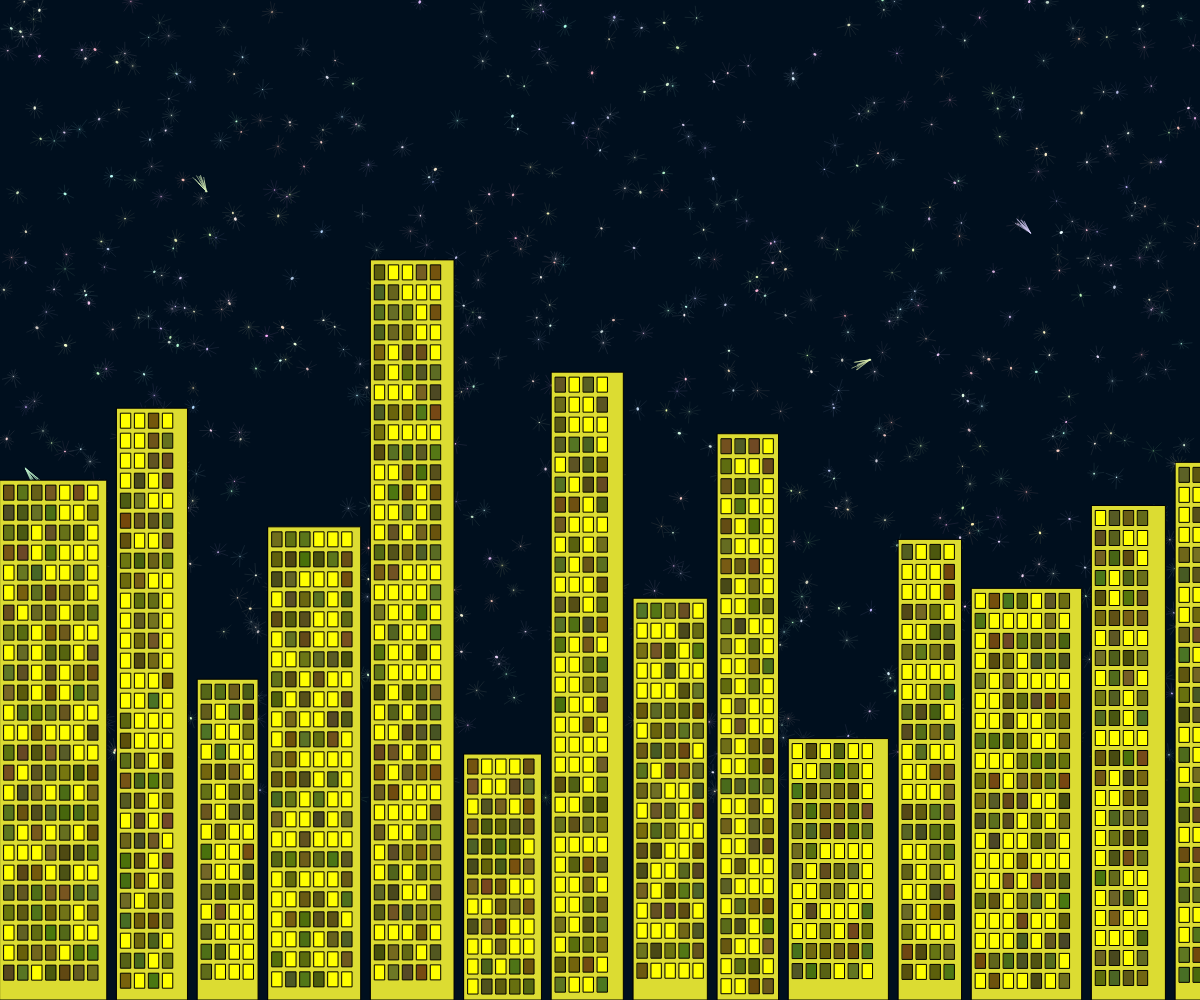
Frame 1 (no input)
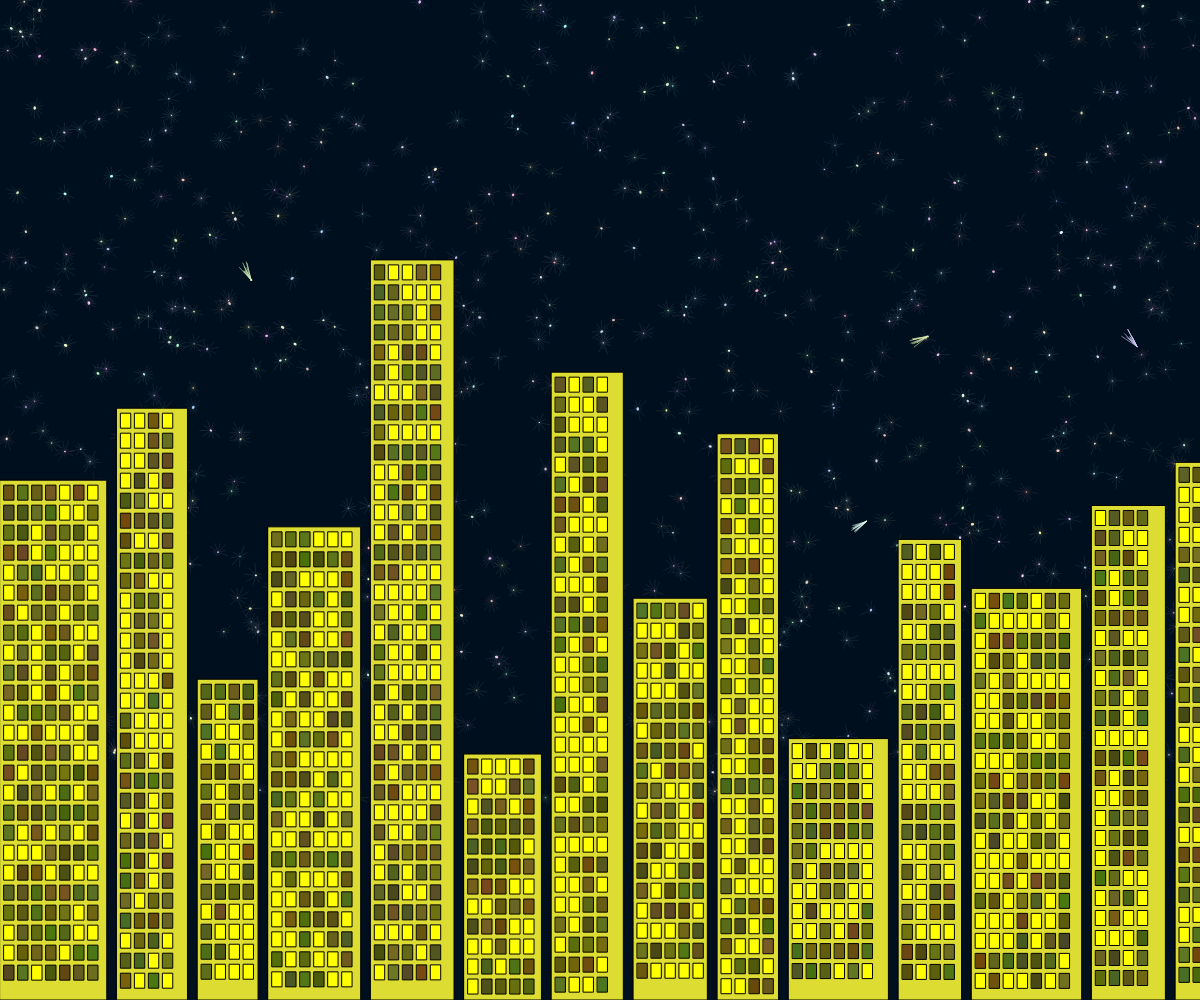
Frame 60 (no input)
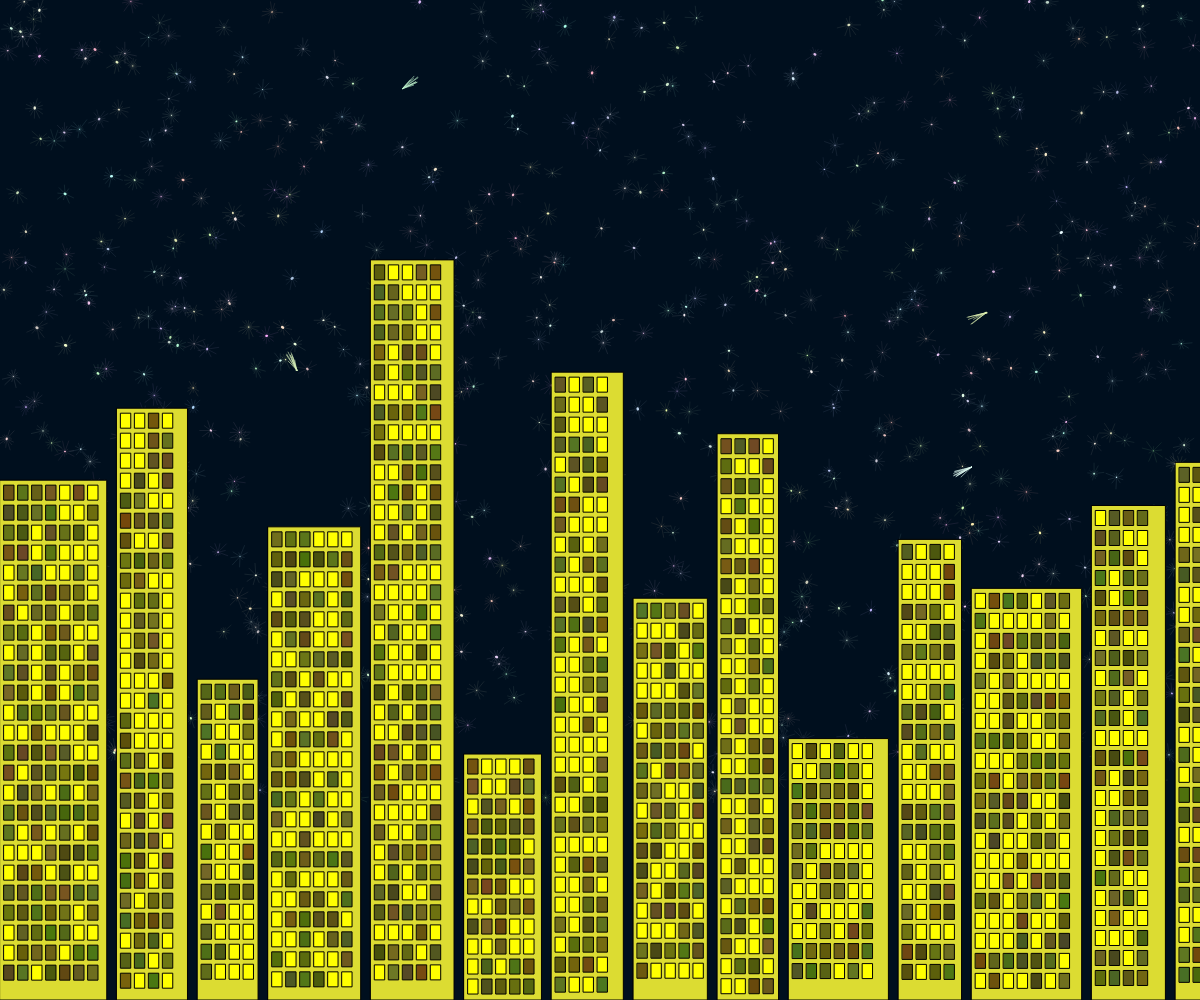
Frame 120 (the mouse pressed at the canvas centre since frame 60)

The p5.js sketch that drew these frames (run headless with seeded random() and noise() and a simulated clock; from frame 60 on, the mouse is pressed at the canvas centre):

// p5.js sketch
// ── sketch.js
let etoiles = [];
let etoilesFilantes = [];
let nbEtoiles = 800; 
let gratteCiels = [];

class Etoile {
  constructor() {
    
    this.x = random(width);
    this.y = random(height*0.8); 
    
    
    this.tailleCentre = random(0.2, 1.8);
    
    
    this.couleur = color(
      random(170, 255), 
      random(170, 255), 
      random(170, 255)  
    );
    
    
    this.nbFaisceaux = floor(random(9, 17));
    
    
    this.longueursFaisceaux = [];
    
    //  longueurs de faisceaux
    for (let i = 0; i < this.nbFaisceaux; i++) {
      let longueur = random(3,12);
      this.longueursFaisceaux.push(longueur);
    }
    
    
    this.rotation = random(TWO_PI);
  }
  
  dessiner() {
    push(); // Sauvegarde l'état courant
    
    translate(this.x, this.y); 
    rotate(this.rotation);     
    
    // Dessiner les faisceaux
    stroke(this.couleur, this.couleur, this.couleur, 0.1);
    for (let i = 0; i < this.nbFaisceaux; i++) {
      let angle = (TWO_PI / this.nbFaisceaux) * i;
      let longueur = this.longueursFaisceaux[i];
      
      // Dessiner un faisceau
      let xFin = cos(angle) * longueur;
      let yFin = sin(angle) * longueur;
      strokeWeight(0.09);
      line(0, 0, xFin, yFin);
    }
    
    // Dessiner le centre elliptique
    noStroke();
    fill(this.couleur, this.couleur, this.couleur, 1);
    ellipse(0, 0, this.tailleCentre * 2, this.tailleCentre * 1.5); // Centre légèrement elliptique
    
    pop(); // Restaure l'état précédent
  }
}
class EtoileFilante extends Etoile {
  constructor() {
    super(); // Appelle le constructeur de la classe Etoile
    
    this.vitesse = createVector(random(-2, 2), random(-2, 2)); // Déplacement aléatoire
    this.queueLongueur = 20; // Longueur moyenne de la queue
  }

  dessiner() {
    push();
    translate(this.x, this.y);
    
    // Calculer l’angle opposé à la direction de la vitesse
    let angleQueue = atan2(-this.vitesse.y, -this.vitesse.x);

    stroke(this.couleur, 100); // Queue moins visible
    strokeWeight(0.6);
    for (let i = 0; i < this.nbFaisceaux; i++) {
      let angleVar = random(-0.3, 0.3); // un peu de variation
      let longueur = random(this.queueLongueur / 2, this.queueLongueur);
      let xFin = cos(angleQueue + angleVar) * longueur;
      let yFin = sin(angleQueue + angleVar) * longueur;
      line(0, 0, xFin, yFin);
    }

    noStroke();
    fill(this.couleur);
    ellipse(0, 0, this.tailleCentre * 2, this.tailleCentre * 1.5);
    pop();
  }

  deplacer() {
    this.x += this.vitesse.x;
    this.y += this.vitesse.y;

    // Si l’étoile sort de l’écran, on la remet de l'autre côté
    if (this.x < -50 || this.x > width + 50 || this.y < -50 || this.y > height + 50) {
      this.x = random(width);
      this.y = random(height * 0.5);
      this.vitesse = createVector(random(-2, 2), random(-2, 2));
    }
  }
}

class GratteCiel {
  constructor(x, largeur, hauteur) {
    this.x = x;
    this.largeur = largeur;
    this.hauteur = hauteur;

    this.largeurFenetre = 10;
    this.espacementFenetre = 4;

    this.nbFenetresLargeur = floor((this.largeur - this.espacementFenetre) / (this.largeurFenetre + this.espacementFenetre));
    this.hauteurEtage = 15;
    this.espacementEtage = 5;
    this.nbEtages = floor((this.hauteur - this.espacementEtage) / (this.hauteurEtage + this.espacementEtage));

    this.fenetres = [];
    this.couleursFenetresEteintes = []; // Tableau pour stocker les couleurs des fenêtres éteintes
    
    for(let etage = 0; etage < this.nbEtages; etage++) {
      let etageTab = [];
      let couleurEtageTab = [];
      
      for(let fenetre = 0; fenetre < this.nbFenetresLargeur; fenetre++) {
        etageTab.push(random() < 0.4); // 40% des fenêtres sont allumées
        // Créer une couleur aléatoire pour chaque fenêtre éteinte
        couleurEtageTab.push(color(random(70, 120), random(70, 120), random(10, 40)));
      }
      
      this.fenetres.push(etageTab);
      this.couleursFenetresEteintes.push(couleurEtageTab);
    }
    
    
    this.couleurBatiment = color(220, 220, 50);
    this.couleurFenetreAllumee = color(255, 255, 0);
  }

  dessiner() {
    fill(this.couleurBatiment);
    rect(this.x, height - this.hauteur, this.largeur, this.hauteur);
    
    for(let etage = 0; etage < this.nbEtages; etage++) {
      for(let fenetre = 0; fenetre < this.nbFenetresLargeur; fenetre++) {
        let fenetreX = this.x + this.espacementFenetre + fenetre * (this.largeurFenetre + this.espacementFenetre);
        let fenetreY = height - this.hauteur + this.espacementEtage + etage * (this.hauteurEtage + this.espacementEtage);
        
        if(this.fenetres[etage][fenetre]) {
          fill(this.couleurFenetreAllumee);
        } else {
          // Utiliser la couleur aléatoire pré-calculée pour cette fenêtre
          fill(this.couleursFenetresEteintes[etage][fenetre]);
        }
        
        rect(fenetreX, fenetreY, this.largeurFenetre, this.hauteurEtage);
      }
    }
  }
  
  
  verifClicFenetre(x, y) {
    for(let etage = 0; etage < this.nbEtages; etage++) {
      for(let fenetre = 0; fenetre < this.nbFenetresLargeur; fenetre++) {
        let fenetreX = this.x + this.espacementFenetre + fenetre * (this.largeurFenetre + this.espacementFenetre);
        let fenetreY = height - this.hauteur + this.espacementEtage + etage * (this.hauteurEtage + this.espacementEtage);
        
        // Vérifier si le clic est dans la fenêtre
        if (x >= fenetreX && x <= fenetreX + this.largeurFenetre && 
            y >= fenetreY && y <= fenetreY + this.hauteurEtage) {
          
          // Inverser l'état de la fenêtre (allumée <-> éteinte)
          this.fenetres[etage][fenetre] = !this.fenetres[etage][fenetre];
          
          
          return true;
        }
      }
    }
    // Aucune fenêtre n'a été cliquée
    return false;
  }
}

function setup() {
  createCanvas(windowWidth, windowHeight);

  for (let i = 0; i < nbEtoiles; i++) {
    etoiles.push(new Etoile());
  }

  // Ajouter quelques étoiles filantes
  for (let i = 0; i < 5; i++) {
    etoilesFilantes.push(new EtoileFilante());
  }

  creerGratteCiels();
}

function creerGratteCiels() {
  gratteCiels = [];
  
  
  let posX = 0;
  
  
  let espacement = 10; 
  
  
  while (posX < width-15) {
    let largeur = random(60, 120);
    let hauteur = random(height * 0.2, height * 0.8);
    
    let gratteCiel = new GratteCiel(posX, largeur, hauteur);
    gratteCiels.push(gratteCiel);
    
    
    posX += largeur + espacement;
  }
}

function draw() {
  
  background(0, 15, 30);

  for (let i = 0; i < etoiles.length; i++) {
    etoiles[i].dessiner();
  }

  for (let i = 0; i < etoilesFilantes.length; i++) {
    etoilesFilantes[i].dessiner();
    etoilesFilantes[i].deplacer();
  }

  for (let i = 0; i < gratteCiels.length; i++) {
    gratteCiels[i].dessiner();
  }
}

function mousePressed() {
  
  for(let i = 0; i < gratteCiels.length; i++) {

    if(gratteCiels[i].verifClicFenetre(mouseX, mouseY)) {
      return;
    }
  }
}

function windowResized() {
  resizeCanvas(windowWidth, windowHeight);
  creerGratteCiels();
}
